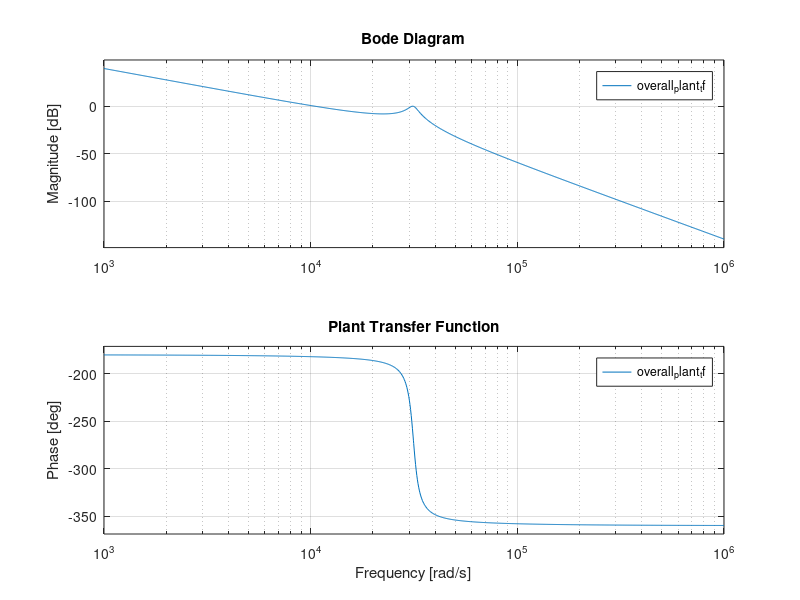
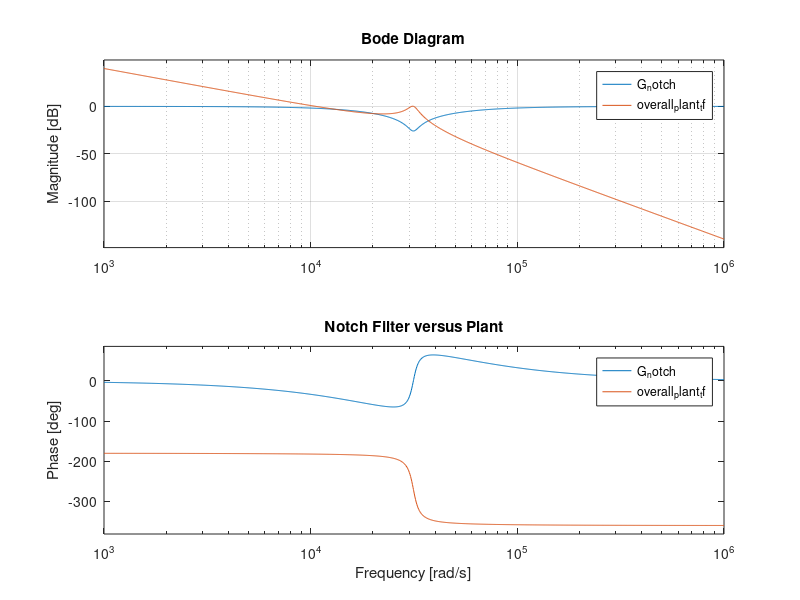
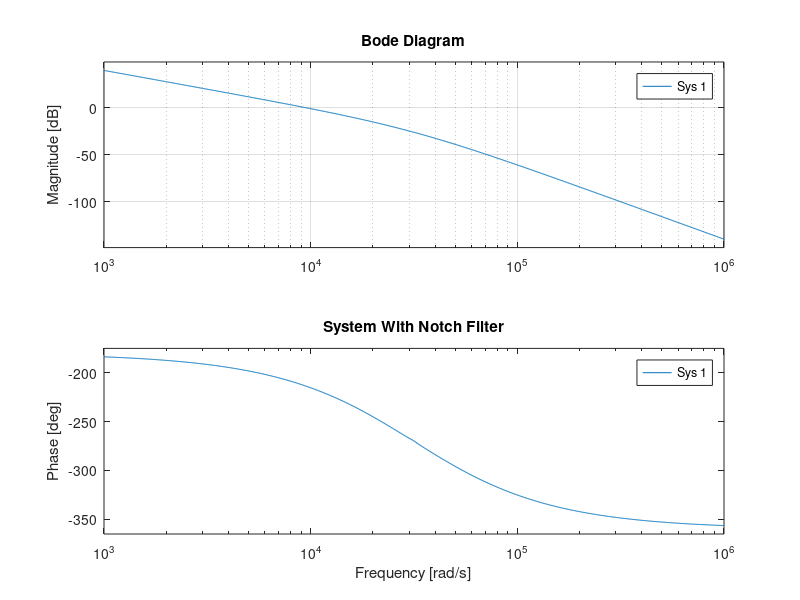
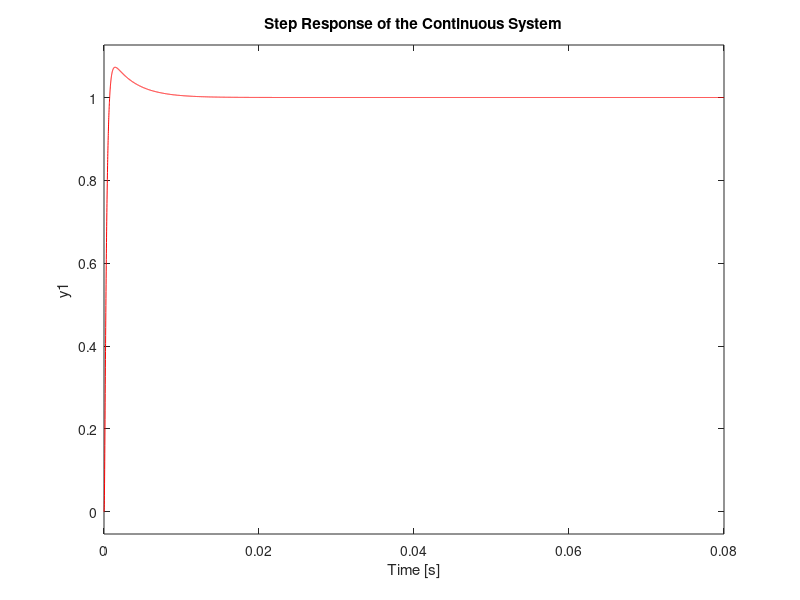

MATLAB code for these plots, in order: (Note: this script raises an error after producing the figures.)
%Sampling Frequency of 20 khz
clear all;
close all;
Fs1=20*10^3;
Ts1=1/Fs1;
Fs2=5*10^3;
Ts2=1/Fs2;
%overall plant transfer function 
num_g = [1E8]; 
den_g =[1 0 0]; 
G = tf(num_g,den_g);
num_g1=[0 (2*pi*5*10^3)^2];
den_g1=[1 (2*0.05)*(2*pi*5*10^(3)) (2*pi*5*10^(3))^2];
G1 = tf(num_g1,den_g1);
overall_plant_tf=G*G1;
figure(1);
bode(overall_plant_tf);
title('Plant Transfer Function')
%Plant Discretized using ZOH
overall_plant_discrete1=c2d(overall_plant_tf,Ts1,'ZOH')
overall_plant_discrete2=c2d(overall_plant_tf,Ts2,'ZOH');
%Notch Filter Design
Num_notch=[1 3140 985960000];
Den_notch=[1 62800 985960000];
G_notch=tf(Num_notch,Den_notch);
figure(2);
bode(G_notch,overall_plant_tf);
title('Notch Filter versus Plant')
grid;
%Notch Filter Discretized using ZOH
G_Notch_Discrete1=c2d(G_notch,Ts1,'tustin')
G_Notch_Discrete2=c2d(G_notch,Ts2,'ZOH');

%OVERALL OPEN LOOP TRANSFER FUNCTION OF THE SYSTEM WITH NOTCH FILTER
figure(3);
bode(G_notch*overall_plant_tf);
title('System With Notch Filter')
grid;

%Kp,Ki and Kd Values of PID Controller
 gain=2.410*2.85;
 kp= 2.85*4*8.26*10^(-4);
 ki = 2.85*54*10^(-8);
 kd =gain*4.60000242*10^(-6);
 %Overall Closed Loop transfer function of the System 
 num_d = [kd kp ki];
 den_d = [1 0];
 D = tf(num_d,den_d)
 D_discrete=c2d(D,Ts1,'tustin')
 C=G_notch*D
 %continuous domain
 overall_open_loop_tf=G*G1*G_notch*D
 overall_closed_loop_tf=feedback(overall_open_loop_tf,1)
 figure(4);
 step(overall_closed_loop_tf,'r-');
 title('Step Response of the Continuous System')
 grid;
 figure(5);
 %Calculation of GM,PM,Wgm and Wpm
 %Overall Compensated Transfer Function P(s)C(s);
 margin(overall_open_loop_tf)
 title('P(S)C(S)');
 %Discrete domain
 C_Discrete1=c2d(C,Ts1,'tustin')
 C_Discrete2=c2d(C,Ts2,'tustin')
 overall_open_loop_tf_discrete1=C_Discrete1*overall_plant_discrete1
 overall_open_loop_tf_discrete2=C_Discrete2*overall_plant_discrete2
 F_SYS_closedloop1 = feedback(overall_open_loop_tf_discrete1,1)
 F_SYS_closedloop2 = feedback(overall_open_loop_tf_discrete2,1)
 
  %Calculation of GM,PM,Wgm and Wpm
 figure(6);
 %Overall Compensated Transfer Function P(Z)C(Z);
 margin(overall_plant_discrete1*C_Discrete1);
 title('P(z)C(z)')
 %Unit Step Response Of the System
 figure(7);
 hold all;
 hold on;
 h = stepplot(F_SYS_closedloop1);
 setoptions(h,'Normalize','on');
 %step(F_SYS_closedloop1,'r-');
 title('Step Response of the Discrete System')
 grid;
%peak of sensitivity transfer function 
 sensitivity_tf=1/(1+overall_open_loop_tf)
 figure(8);
 bode(sensitivity_tf);
 title('Sensitivity transfer function')
 grid;
 
 %  Effect of sampling frequencies on System Performance at 5khz and 20khz
 figure(10);
 stepplot(F_SYS_closedloop2,F_SYS_closedloop1)
 title('Effect of sampling rates');
 legend('5khz', '20khz')
 grid;
